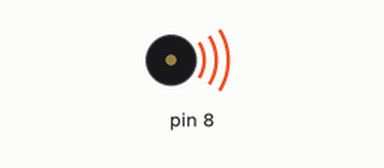
This sketch was run on a simulated Arduino Uno, built with avr-gcc and run on an emulated ATmega328P. Shown: buzzer (waves = sounding).

Above: at 0.3 s.
Timing chart, 0 to 19.5 s (numbered marks = the images above):
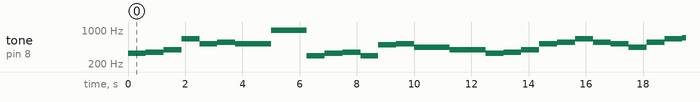

The sketch:

sketch_apr24a.ino
```cpp
#define c 261
#define d 294
#define e 329
#define f 349
#define g 392
#define a 440
#define b 493
#define c1 523
#define d1 554
#define e1 659
#define f1 698
#define g1 784
#define a1 880
#define b1 988
#define WHOLE 0.25
#define HALF 0.25
#define QUARTER 0.25
#define EIGHTH 0.125
#define SIXTEENTH 0.0625
int tune[] ={e,f,g,e1,c1,d1,c1,c1,b1,b1,d,e,f,d,b,c1,a,a,g,g,e,f,g,c1,d1,e1,d1,c1,a,d1,e1,f1,e1,d1,g,f1,e1,d1,c1,c1};
float duration[] = {WHOLE,WHOLE,WHOLE,WHOLE,WHOLE,WHOLE,WHOLE,WHOLE,WHOLE,WHOLE,WHOLE,WHOLE,WHOLE,WHOLE,WHOLE,WHOLE,WHOLE,WHOLE,WHOLE,WHOLE,WHOLE,WHOLE,WHOLE,WHOLE,WHOLE,WHOLE,WHOLE,WHOLE,WHOLE,WHOLE,WHOLE,WHOLE,WHOLE,WHOLE,WHOLE,WHOLE,WHOLE,WHOLE,WHOLE,WHOLE};
int length;
void setup() {
pinMode(8, OUTPUT);
    length = sizeof(tune) / sizeof(tune[0]);

}

void loop() {
  for (int x=0; x<length; x++) {
      tone(8, tune[x]);
      delay(2500 *duration[x]);
      noTone(8);
       }
   delay(5000);


}
```

Measured:
- by itself, tone on pin 8: plays 329 Hz for 0.63 s, 349 Hz for 0.63 s, 392 Hz for 0.63 s, 659 Hz for 0.63 s, 523 Hz for 0.63 s, 554 Hz for 0.63 s … (154 notes in this stretch)
